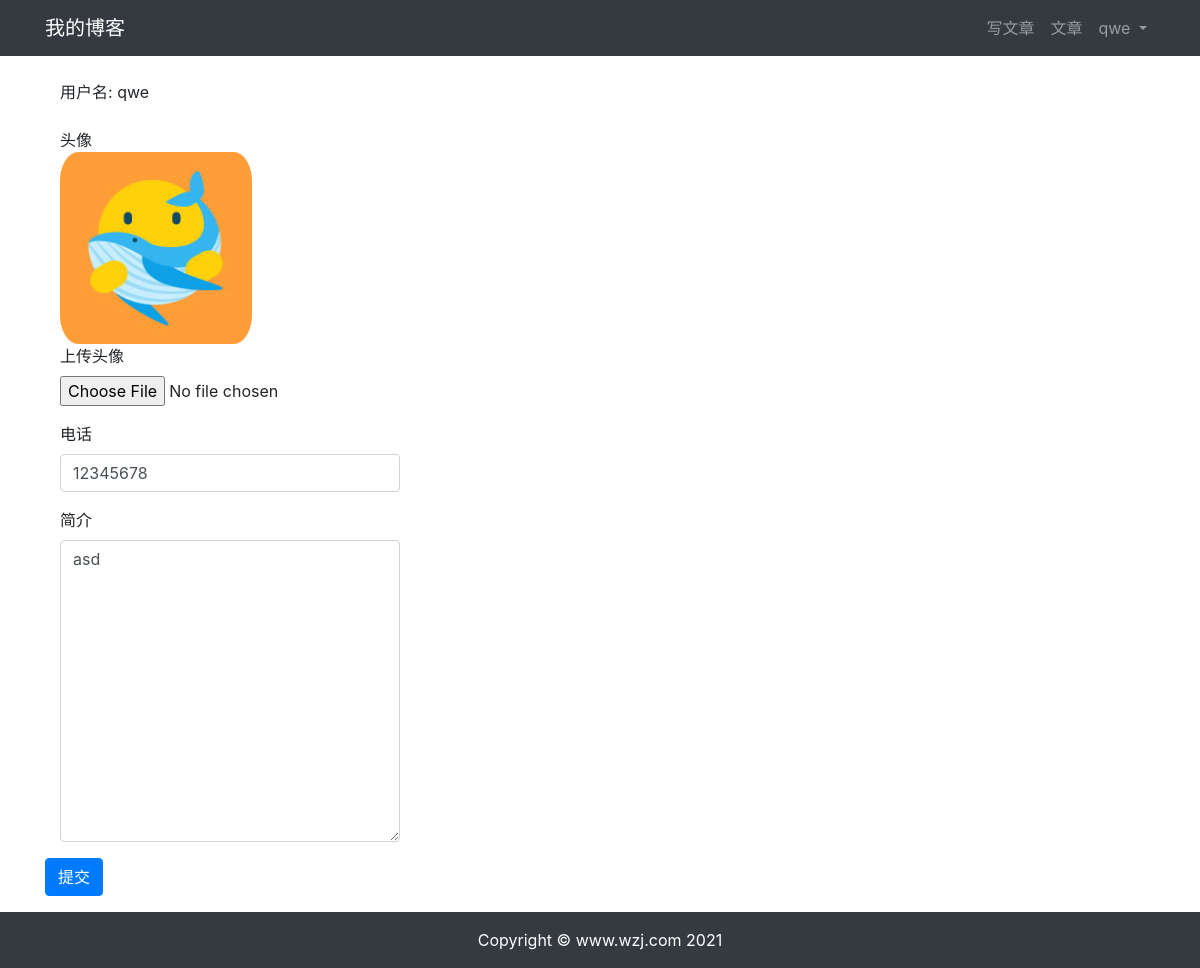
Page /userprofile/edit/7/ (signed in) on the committed database.
### userprofile/models.py (models this page shows, shortened)
class Profile(models.Model):
    user = models.OneToOneField(User, on_delete=models.CASCADE, related_name='profile')
    phone = models.CharField(max_length=20, blank=True)
    avatar = models.ImageField(upload_to='avatar/%Y%m%d', blank=True)
    bio = models.TextField(max_length=500, blank=True)

### userprofile/views.py (the view)
# urls.py: path('edit/<int:id>/', views.profile_edit, name='edit'),
@login_required(login_url='/userprofile/login/')
def profile_edit(request, id):
    user = User.objects.get(id=id)
    if Profile.objects.filter(user_id=id).exists():
        profile = Profile.objects.get(user_id=id)
    else:
        profile = Profile.objects.create(user=user)
    if request.method == 'POST':
        if request.user != user:
            return HttpResponse('你没有权限修改此用户信息。')
        profile_form = ProfileForm(request.POST, request.FILES)
        if profile_form.is_valid():
            profile_cd = profile_form.cleaned_data
            profile.phone = profile_cd['phone']
            profile.bio = profile_cd['bio']
            if 'avatar' in request.FILES:
                profile.avatar = profile_cd['avatar']
            profile.save()
            return redirect('userprofile:edit', id=id)
        else:
            return HttpResponse('注册表单输入有误，请重试。')
    elif request.method == 'GET':
        profile_form = ProfileForm()
        context = {'profile_form':profile_form, 'profile':profile, 'user':user}
        return render(request, 'userprofile/edit.html', context)
    else:
        return HttpResponse('请使用GET或POST请求数据')

### userprofile/forms.py
class ProfileForm(forms.ModelForm):
    class Meta:
        model = Profile
        fields = ('phone', 'avatar', 'bio')

### templates/userprofile/edit.html (shortened to what this page needs)
{% extends "base.html" %} {% load staticfiles %}
{% block content %}
<div class="container">
    <div class="row">
        <div class="col-12">
            <br>
            <div class="col-md-4">用户名: {{ user.username }}</div>
            <br>
            {% if profile.avatar %}
                <div class="col-md-4">头像</div>
                <img src="{{ profile.avatar.url }}" style="max-width: 20%; border-radius: 15%;" class="col-md-4">
            {% else %}
                <h5 class="col-md-4">暂无头像</h5>
            {% endif %}
            <br>
            <form method="post" action="." enctype="multipart/form-data">
                <div class="form-group col-md-4">
                    <label for="avatar">上传头像</label>
                    <input type="file" class="form-control-file" name="avatar" id="avatar">
                </div>
                <div class="form-group col-md-4">
                    <label for="phone">电话</label>
                    <input type="text" class="form-control" id="phone" name="phone" value="{{ profile.phone }}">
                </div>
                <div class="form-group col-md-4">
                    <label for="bio">简介</label>
                    <textarea type="text" class="form-control" id="bio" name="bio" rows="12">{{ profile.bio }}</textarea>
                </div>
                <button type="submit" class="btn btn-primary">提交</button>
            </form>
        </div>
    </div>
</div>
{% endblock content %}

### templates/header.html (shortened to what this page needs)
<nav class="navbar navbar-expand-lg navbar-dark bg-dark">
    <div class="container">
      <a class="navbar-brand" href="#">我的博客</a>
      <div>
        <ul class="navbar-nav">
          <li class="nav-item">
            <a class="nav-link" href="{% url 'article:article_create' %}">写文章</a>
          </li>
          <li class="nav-item">
            <a class="nav-link" href="{% url 'article:article_list' %}">文章</a>
          </li>
          {% if user.is_authenticated %}
            <li class="nav-item dropdown">
              <a class="nav-link dropdown-toggle" href="#" id="navbarDropdown" role="button" data-toggle="dropdown" aria-haspopup="true" aria-expanded="false">
                {{ user.username }}
              </a>
          </li>
          {% else %}
          <li class="nav-item">
            <a class="nav-link" href="{% url 'userprofile:login' %}">登录</a>
        </li>
          {% endif %}
        </ul>
      </div>
    </div>
  </nav>

### rows in the picture
Profile: avatar (picture), phone "12345678", bio "asd"

### other values in the picture
{{ user.username }} "qwe"
